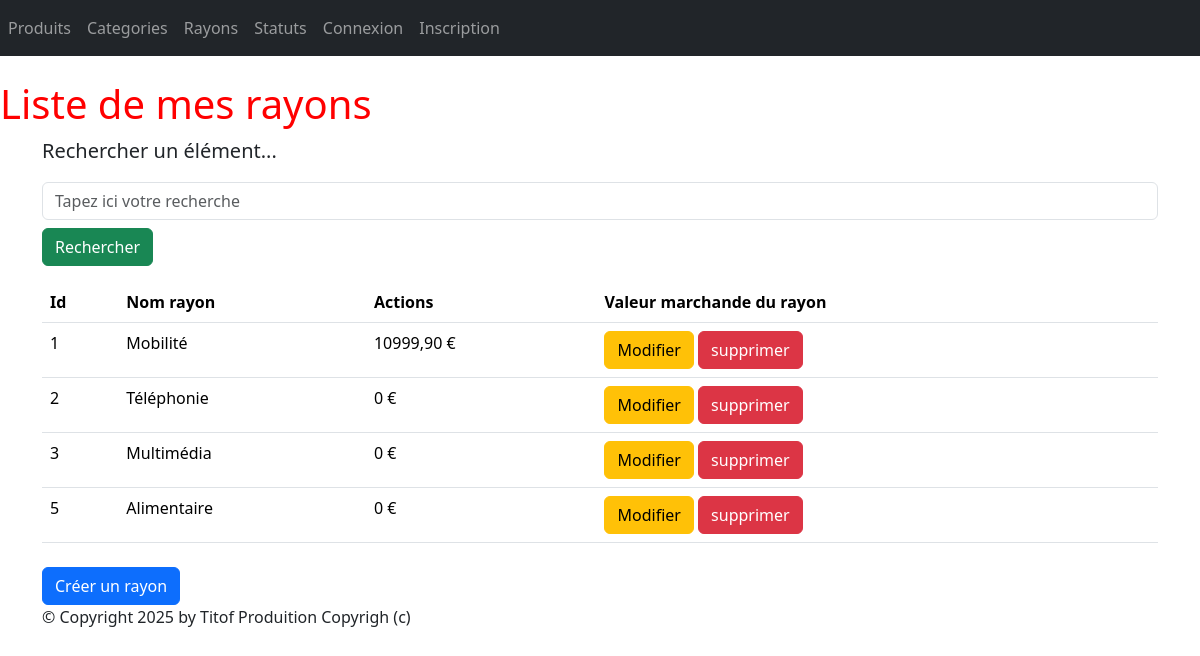
Page /monApp/rayons/ on the committed database.
### monApp/models.py (models this page shows, shortened)
class Rayon(models.Model):
    idRayon = models.AutoField(primary_key=True)
    nomRayon = models.CharField(max_length=100)

### monApp/views.py (the view)
# urls.py: path("rayons/", views.RayonListView.as_view(), name="lst_rayons"),
class RayonListView(ListView):
    model = Rayon
    template_name = "monApp/Read/list/rayons.html"
    context_object_name = "rayons"
    def get_queryset(self):
        query = self.request.GET.get('search')
        if query:
            return Rayon.objects.prefetch_related(
                    Prefetch("contenir_rayon", queryset=Contenir.objects.select_related("produit"))
                    ).filter(nomRayon__icontains=query)
        return Rayon.objects.prefetch_related(
        Prefetch("contenir_rayon", queryset=Contenir.objects.select_related("produit"))
        )
    def get_context_data(self, **kwargs):
        context = super(RayonListView, self).get_context_data(**kwargs)
        context['titremenu'] = "Liste de mes rayons"
        ryns_dt = []
        for rayon in context['rayons']:
            total = 0
            for contenir in rayon.contenir_rayon.all():
                total += contenir.produit.prixUnitaireProd * contenir.Qte
            ryns_dt.append({'rayon': rayon,'total_stock': total})
            context['rayons_dt'] = ryns_dt
        return context

### monApp/templates/monApp/Read/list/rayons.html
{% extends 'monApp/base.html' %}
{% block menu %}
<h1>{{titremenu}}</h1>
{% endblock %}
{% block contenu %}
<p class="lead mb-3 ml-0">Rechercher un élément...</p>
<form method="GET" action="" class="mb-3">
<input class="form-control" type="text" name="search" placeholder="Tapez ici votre recherche"
value="{{ request.GET.search }}">
<button type="submit" class="btn btn-success mt-2">Rechercher</button>
</form>
<table class="table">
    <thead>
        <th>Id</th>
        <th>Nom rayon</th>
        <th>Actions</th>
        <th>Valeur marchande du rayon</th>
    </thead>
    <tbody>
        {% for data in rayons_dt %}
        <tr>
            <td onclick="window.location.href='{% url 'dtl_rayon' data.rayon.idRayon %}';" style="cursor:pointer;">{{ data.rayon.idRayon }} </td>
            <td onclick="window.location.href='{% url 'dtl_rayon' data.rayon.idRayon %}';" style="cursor:pointer;">{{ data.rayon.nomRayon }} </td>
            <td onclick="window.location.href='{% url 'dtl_rayon' data.rayon.idRayon %}';" style="cursor:pointer;">{{ data.total_stock }} €</td>
            <td>
                <button onclick="window.location.href='{% url 'rayon_chng' data.rayon.idRayon %}';" class="btn btn-warning">Modifier</button>
                <button onclick="window.location.href='{% url 'dlt_rayon' data.rayon.idRayon %}';" class="btn btn-danger">supprimer</button>
            </td>
        </tr>
        {% endfor %}
    </tbody>
</table>
<button onclick="window.location.href='{% url 'crt_rayon' %}';" class="btn btn-primary mt-2">Créer un rayon</button>
{% endblock %}

### static/styles.css (style rules this page uses)
h1 { color: red; }

### rows in the picture
Rayon: rayon.idRayon "1", rayon.nomRayon "Mobilité", total_stock "10999,90"
Rayon: rayon.idRayon "2", rayon.nomRayon "Téléphonie", total_stock "0"
Rayon: rayon.idRayon "3", rayon.nomRayon "Multimédia", total_stock "0"
Rayon: rayon.idRayon "5", rayon.nomRayon "Alimentaire", total_stock "0"

### other values in the picture
{{ titremenu }} "Liste de mes rayons"
